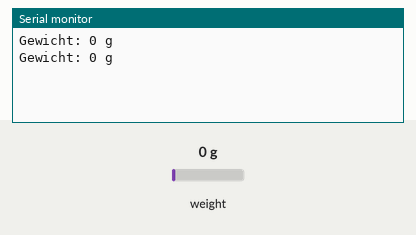
Bench run of a sketch on a simulated Arduino Uno, built with avr-gcc and run on an emulated ATmega328P. Parts: the last lines printed to the serial monitor. The inputs (shaded band) are chosen by the test bench; at power-on: weight on the scale 0 g.

Above: at 12.8 s.
12.9 s: weight on the scale set to 100 g
At 19.5 s:
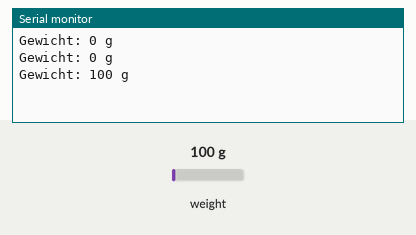
21.9 s: weight on the scale set to 1250 g
At 36.0 s:
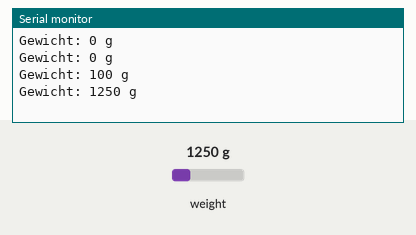
Timing chart, 0 to 36.9 s (numbered marks = the images above; inputs shaded):
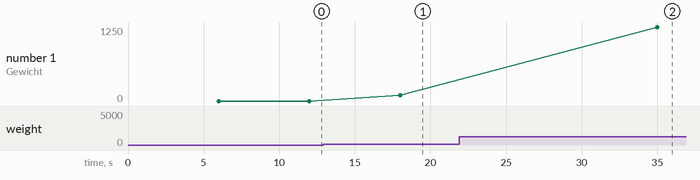

Measured:
- after the input at 12.9 s, the serial monitor: prints a new line after 5.1 s (image 1)
- after the input at 21.9 s, the serial monitor: prints a new line after 13.1 s (image 2)
- plotted number 1: 0 → 100 after the input at 12.9 s, 100 → 1250 after the input at 21.9 s

The sketch:

Bienenwaage.ino
```cpp
// (licence header left out)
// beelogger.de - Arduino Datenlogger für Imker
// Erläuterungen dieses Programmcodes unter http://beelogger.de

#include <HX711.h>
HX711 scale(A1, A0);

byte Anzahl_Sensoren_Gewicht = 1; // Mögliche Werte: '0','1'

long Taragewicht = 28556;  // Hier ist der Wert aus der Kalibrierung einzutragen
float Skalierung = 27.73;  // Hier ist der Wert aus der Kalibrierung einzutragen

long Gewicht = 999999;
long LetztesGewicht = 0.82;

void setup() {
  Serial.begin(9600);

  if (Anzahl_Sensoren_Gewicht == 1) {
    scale.set_offset(Taragewicht);
    scale.set_scale(Skalierung);
  }
}


void loop() {
  if (Anzahl_Sensoren_Gewicht == 1) {
    delay(5000);
    for(byte j=0 ;j < 3; j++) { // Anzahl der Widerholungen, wenn Abweichung zum letzten Gewicht zu hoch
      Gewicht= scale.get_units(10);
      if ((Gewicht-LetztesGewicht < 200) and (Gewicht-LetztesGewicht > -200)) j=10;  // Abweichung für Fehlererkennung
      if (j < 3) delay(3000); // Wartezeit zwischen Wiederholungen
    }
    LetztesGewicht = Gewicht;
    Serial.print("Gewicht: ");
    Serial.print(Gewicht);
    Serial.println(" g");
  }
}
```
